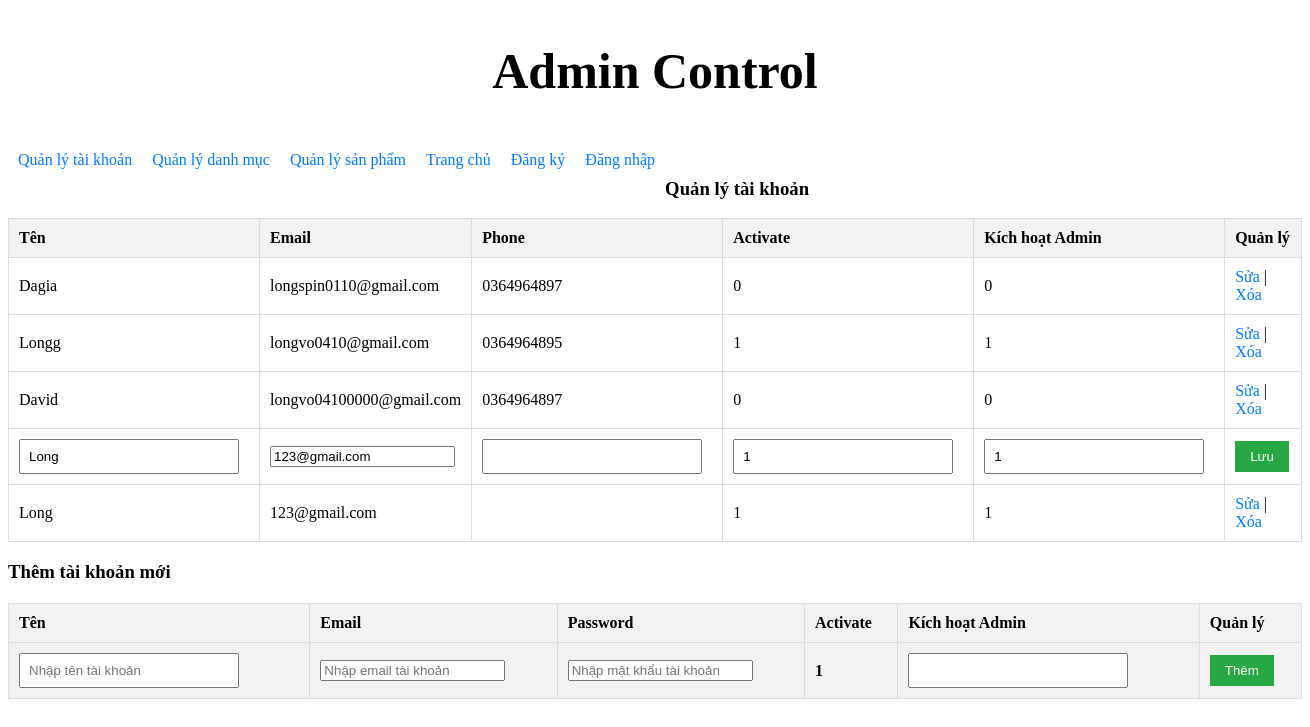
The app's page /admin.php?view=quanlytaikhoan&suataikhoan=84 with its own data.
### tables this page shows
CREATE TABLE IF NOT EXISTS `dangky` (
  `id` int NOT NULL AUTO_INCREMENT,
  `name` varchar(200) NOT NULL,
  `email` varchar(200) NOT NULL,
  `password` varchar(200) NOT NULL,
  `phone` varchar(255) NOT NULL,
  `signup_time` timestamp NOT NULL ON UPDATE CURRENT_TIMESTAMP,
  `otp` varchar(255) NOT NULL,
  `activate_code` varchar(255) NOT NULL,
  `status` varchar(255) NOT NULL,
  `admin_status` int NOT NULL,
  PRIMARY KEY (`id`)
);

### admin.php (the view, shortened to what this page needs)
<!DOCTYPE html>
<html lang="en">
<head>
    <link rel="stylesheet" href="../css/styleadmin.css">
</head>
<body>
    <h2 style="text-align: center; font-size: 50px;">Admin Control</h2>
    <div>
    <?php
        include "menu.php";
    ?>
    <div class="content">
        <?php
        include "../index.php";
        if (isset($_GET['view'])) {
            $view = $_GET['view'];
            if ($view == 'quanlytaikhoan') {
                echo "<br>";
                echo '<h3 >Quản lý tài khoản</h3>';
                echo '<table border="1">
                        <tr>
                            <th>Tên</th>
                            <th>Email</th>
                            <th>Phone</th>
                            <th>Activate</th>
                            <th>Kích hoạt Admin</th>
                            <th>Quản lý</th>
                        </tr>';
                $query = "SELECT * FROM dangky";
                $result = mysqli_query($connect, $query);
                while ($row = mysqli_fetch_assoc($result)) {
                    echo '<tr>';
                    if (isset($_GET['suataikhoan']) && $_GET['suataikhoan'] == $row['id']) {
                        echo '<form action="xuly.php" method="POST">';
                        echo '<td><input type="text" name="tentaikhoan" value="'.$row['name'].'"></td>';
                        echo '<td><input type="email" name="emailtaikhoan" value="'.$row['email'].'"></td>';
                        echo '<td><input type="text" name="phonetaikhoan" value="'.$row['phone'].'"></td>';
                        echo '<td><input type="text" name="activatetaikhoan" value="'.$row['status'].'"></td>';
                        echo '<td><input type="text" name="kichhoatadmintaikhoan" value="'.$row['admin_status'].'"></td>';
                        echo '<td>
                                <input type="hidden" name="idtaikhoan" value="'.$row['id'].'">
                                <input type="submit" name="updatetaikhoan" value="Lưu" class="btnSua">
                              </td>';
                        echo '</form>';
                    } else {
                        echo ' <td>'.$row['name'].'</td>';
                        echo '<td>'.$row['email'].'</td>';
                        echo '<td>'.$row['phone'].'</td>';
                        echo ' <td>'.$row['status'].'</td>';
                        echo ' <td>'.$row['admin_status'].'</td>';
                        echo '  <td>
                                <a href="admin.php?view=quanlytaikhoan&suataikhoan='.$row['id'].'">Sửa</a> |
                                <a href="xuly.php?idtaikhoan='.$row['id'].'&query=xoataikhoan">Xóa</a>
                            </td>';
                        echo '</tr>';
                }
            }
                echo '</table>';
                echo '<h3>Thêm tài khoản mới</h3>';
                include "quanlytaikhoan/quanlytaikhoan.php";
            }
        }
        ?>
    </div>
</body>
</html>

### css/styleadmin.css (style rules this page uses)
table { width: 100%; border-collapse: collapse; }
th, td { padding: 10px; text-align: left; border: 1px solid #ddd; }
th { background-color: #f2f2f2; }
a { color: #007BFF; text-decoration: none; }
form { margin-top: 20px; }
input[type="text"] { padding: 8px; width: 200px; margin-right: 10px; }
button,.btnSua { padding: 8px 15px; background-color: #28a745; color: white; border: none; }

### records on screen
dangky: name "Dagia", email "longspin0110@gmail.com", phone "0364964897", status "0", admin_status "0"
dangky: name "Longg", email "longvo0410@gmail.com", phone "0364964895", status "1", admin_status "1"
dangky: name "David", email "longvo04100000@gmail.com", phone "0364964897", status "0", admin_status "0"
dangky: tentaikhoan "Long", emailtaikhoan "123@gmail.com", activatetaikhoan "1", kichhoatadmintaikhoan "1"
dangky: name "Long", email "123@gmail.com", status "1", admin_status "1"
